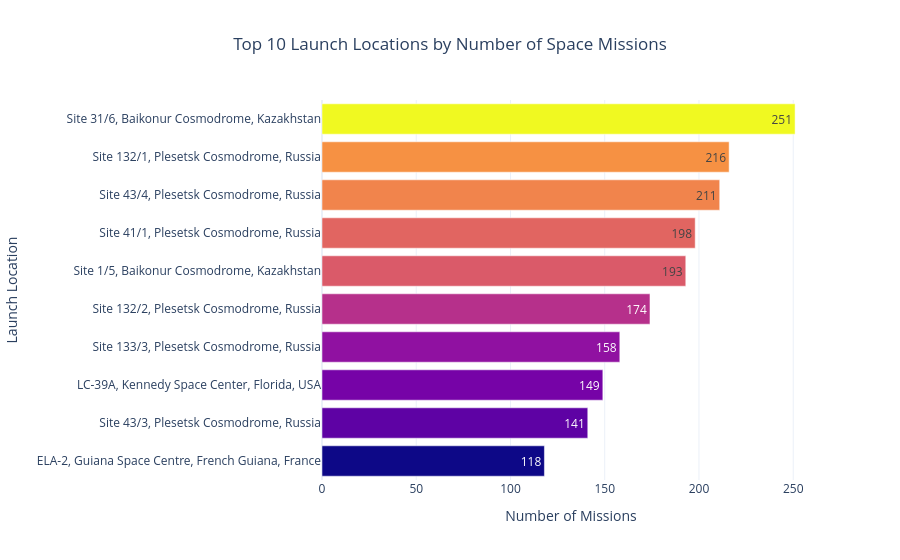

The notebook cell saved with this chart:
### Code cell
fig = px.bar(
    top_locations,
    x="Number of Missions",
    y="Location",
    orientation="h",
    color="Number of Missions",
    text="Number of Missions",
    title="Top 10 Launch Locations by Number of Space Missions"
)

fig.update_layout(
    template="plotly_white",
    title_x=0.5,
    xaxis_title="Number of Missions",
    yaxis_title="Launch Location",
    yaxis=dict(categoryorder="total ascending"),
    coloraxis_showscale=False
)

fig.show()

### Figure 1 — Plotly figure (JSON) as saved in the notebook; plotly's stock layout.template omitted (floating-point values rounded to 4 significant figures)
{"data": [{"hovertemplate": "Number of Missions=%{marker.color}<br>Location=%{y}<extra></extra>", "legendgroup": "", "marker": {"color": [251, 216, 211, 198, 193, 174, 158, 149, 141, 118], "coloraxis": "coloraxis", "pattern": {"shape": ""}}, "name": "", "orientation": "h", "showlegend": false, "text": [251.0, 216.0, 211.0, 198.0, 193.0, 174.0, 158.0, 149.0, 141.0, 118.0], "textposition": "auto", "type": "bar", "x": [251, 216, 211, 198, 193, 174, 158, 149, 141, 118], "xaxis": "x", "y": ["Site 31/6, Baikonur Cosmodrome, Kazakhstan", "Site 132/1, Plesetsk Cosmodrome, Russia", "Site 43/4, Plesetsk Cosmodrome, Russia", "Site 41/1, Plesetsk Cosmodrome, Russia", "Site 1/5, Baikonur Cosmodrome, Kazakhstan", "Site 132/2, Plesetsk Cosmodrome, Russia", "Site 133/3, Plesetsk Cosmodrome, Russia", "LC-39A, Kennedy Space Center, Florida, USA", "Site 43/3, Plesetsk Cosmodrome, Russia", "ELA-2, Guiana Space Centre, French Guiana, France"], "yaxis": "y"}], "layout": {"barmode": "relative", "coloraxis": {"colorbar": {"title": {"text": "Number of Missions"}}, "colorscale": [[0, "#0d0887"], [0.1111, "#46039f"], [0.2222, "#7201a8"], [0.3333, "#9c179e"], [0.4444, "#bd3786"], [0.5556, "#d8576b"], [0.6667, "#ed7953"], [0.7778, "#fb9f3a"], [0.8889, "#fdca26"], [1, "#f0f921"]], "showscale": false}, "legend": {"tracegroupgap": 0}, "title": {"text": "Top 10 Launch Locations by Number of Space Missions", "x": 0.5}, "xaxis": {"anchor": "y", "domain": [0, 1], "title": {"text": "Number of Missions"}}, "yaxis": {"anchor": "x", "categoryorder": "total ascending", "domain": [0, 1], "title": {"text": "Launch Location"}}}}
